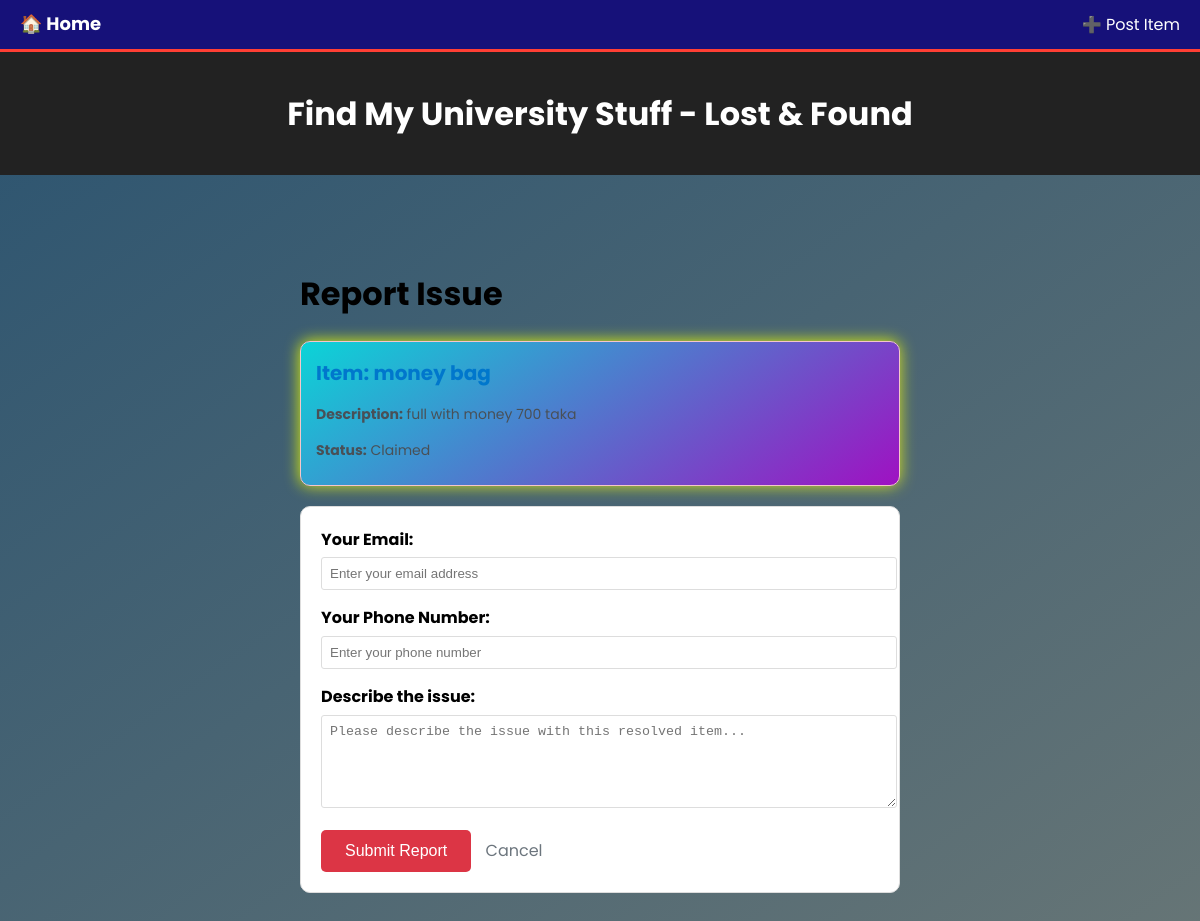
The app's page /reports/report/1/, older data.
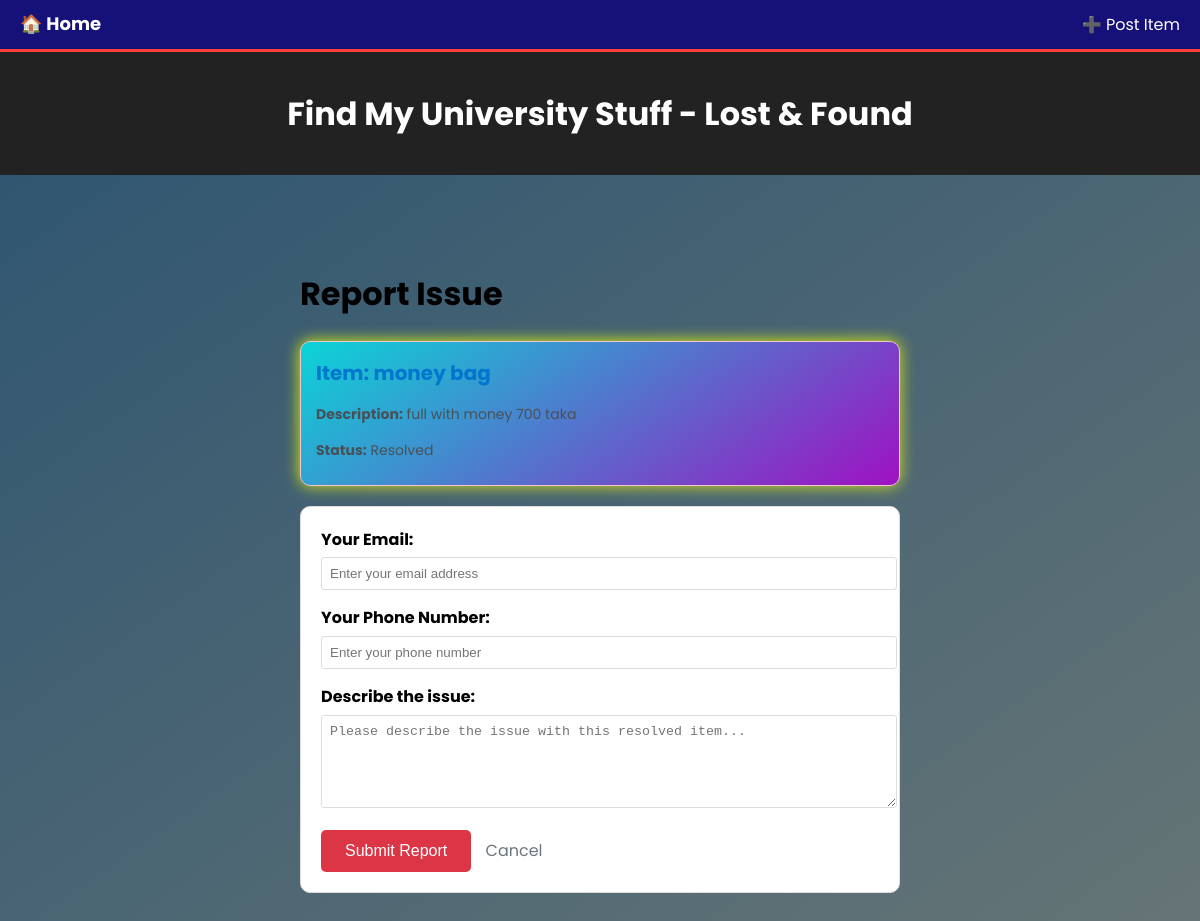
The same page, newer data.
### LostFound/models.py (models this page shows, shortened)
class LostItem(models.Model):
    item_name = models.CharField(max_length=100)
    description = models.TextField(blank=True)
    date_registered = models.DateTimeField(auto_now_add=True)
    mcq_1_question = models.CharField(max_length=200, blank=True)
    mcq_1_answer_correct = models.CharField(max_length=100, blank=True)
    mcq_1_answer_incorrect_1 = models.CharField(max_length=100, blank=True)
    mcq_1_answer_incorrect_2 = models.CharField(max_length=100, blank=True)
    mcq_1_answer_incorrect_3 = models.CharField(max_length=100, blank=True)
    mcq_2_question = models.CharField(max_length=200, blank=True)
    mcq_2_answer_correct = models.CharField(max_length=100, blank=True)
    mcq_2_answer_incorrect_1 = models.CharField(max_length=100, blank=True)
    mcq_2_answer_incorrect_2 = models.CharField(max_length=100, blank=True)
    mcq_2_answer_incorrect_3 = models.CharField(max_length=100, blank=True)
    status = models.CharField(max_length=20, choices=[('Unclaimed', 'Unclaimed'), ('Claimed', 'Claimed'),('Resolved', 'Resolved')], default='Unclaimed')
    claim_code = models.CharField(max_length=6, blank=True,null=True)

### Reports/views.py (the view)
# urls.py: path('report/<int:item_id>/', report_issue, name='report_issue'),
def report_issue(request, item_id):
    item = get_object_or_404(LostItem, id=item_id)
    if request.method == 'POST':
        form = ReportForm(request.POST)
        if form.is_valid():
            report = form.save(commit=False)
            report.lost_item = item
            report.save()
            return redirect('home')
    else:
        form = ReportForm()
    return render(request, 'report.html', {'form': form, 'item': item})

### Reports/forms.py
class ReportForm(forms.ModelForm):
    class Meta:
        model = Report
        fields = ['issue_text', 'email', 'phone_number']

### templates/report.html (shortened to what this page needs)
{% extends "base.html" %}
{% block content %}
<div style="max-width: 600px; margin: 0 auto; padding: 20px;">
    <h1>Report Issue</h1>
    <div class="card card-reported" style="
    background: linear-gradient(145deg, #0bd4d7ff, #9f11c2ff);
    padding: 15px;
    border-radius: 10px;
    margin-bottom: 20px;
    box-shadow: 4px 4px 10px rgba(45, 26, 217, 0.1),
                -0px -0px 15px rgba(229, 250, 5, 1);
    transition: transform 0.2s ease, box-shadow 0.2s ease;">
        <h3>Item: {{ item.item_name }}</h3>
        <p><strong>Description:</strong> {{ item.description|default:"No description provided" }}</p>
        <p><strong>Status:</strong> {{ item.status }}</p>
    </div>
    <form method="post" style="background: #fff; border: 1px solid #ddd; padding: 20px; border-radius: 10px;">
        <div style="margin-bottom: 15px;">
            <label style="display: block; margin-bottom: 5px; font-weight: bold;">Your Email:</label>
            <input type="email" name="email" required style="width: 100%; padding: 8px; border: 1px solid #ddd; border-radius: 3px;" placeholder="Enter your email address">
        </div>
        <div style="margin-bottom: 15px;">
            <label style="display: block; margin-bottom: 5px; font-weight: bold;">Your Phone Number:</label>
            <input type="text" name="phone_number" required style="width: 100%; padding: 8px; border: 1px solid #ddd; border-radius: 3px;" placeholder="Enter your phone number">
        </div>
        <div style="margin-bottom: 15px;">
            <label style="display: block; margin-bottom: 5px; font-weight: bold;">Describe the issue:</label>
            <textarea name="issue_text" rows="5" required style="width: 100%; padding: 8px; border: 1px solid #ddd; border-radius: 3px;" placeholder="Please describe the issue with this resolved item..."></textarea>
        </div>
        <button type="submit" style="background: #dc3545; color: white; padding: 12px 24px; border: none; border-radius: 5px; cursor: pointer; font-size: 16px;">Submit Report</button>
        <a href="{% url 'home' %}" style="margin-left: 10px; color: #6c757d; text-decoration: none;">Cancel</a>
    </form>
</div>
{% endblock %}

### templates/base.html (shortened to what this page needs)
<!DOCTYPE html>
{% load static %}
<html lang="en">
<head>
    <link rel="stylesheet" href="{% static 'css/style.css' %}">
</head>
<body>
    <nav class="navbar">
    <div class="nav-container">
        <a href="{% url 'home' %}" class="nav-brand">🏠 Home</a>
        <div class="nav-links" id="navLinks">
            <a href="{% url 'post_item' %}">➕ Post Item</a>
        </div>
    </div>
</nav>
    <div class="header">
        <div class="container">
            <h1>Find My University Stuff - Lost & Found</h1>
        </div>
    </div>
    <div class="container">
        {% block content %}
        {% endblock %}
    </div>
</body>
</html>

### static/css/style.css (style rules this page uses)
body { font-family: 'Poppins', sans-serif; margin: 0; padding: 0; background: linear-gradient(145deg,rgb(42, 83, 112), rgb(102, 117, 118) ); line-height: 1.6; }
.container { max-width: 1200px; margin: 0 auto; padding: 20px; }
.header { background-color: #222222; color: white; padding: 1rem 0; margin-bottom: 2rem; }
.header h1 { text-align: center; margin: 0; }
.card { background: white; border: 1px solid #dee2e6; border-radius: 12px; padding: 24px; margin-bottom: 24px; box-shadow: 0 6px 20px rgba(0, 0, 0, 0.05); transition: transform 0.3s ease, box-shadow 0.3s ease; position: relative; }
.card h3 { margin-top: 0; margin-bottom: 12px; font-size: 20px; color: #0077cc; }
.card p { font-size: 14px; color: #495057; margin-bottom: 8px; }
.card-reported { background-color: #fff4f4; border: 1px solid #f5c6cb; }
.navbar { background-color: #161179; color: white; padding: 10px 20px; border-bottom: 3px solid #ff3f34; }
.nav-container { display: flex; justify-content: space-between; align-items: center; max-width: 1200px; margin: 0 auto; }
.nav-brand { color: white; text-decoration: none; font-weight: bold; font-size: 18px; }
.nav-links a { color: white; margin-left: 15px; text-decoration: none; }

Row changes from the older to the newer data that the page shows:
changed LostItem "money bag": status "Claimed" → "Resolved"
